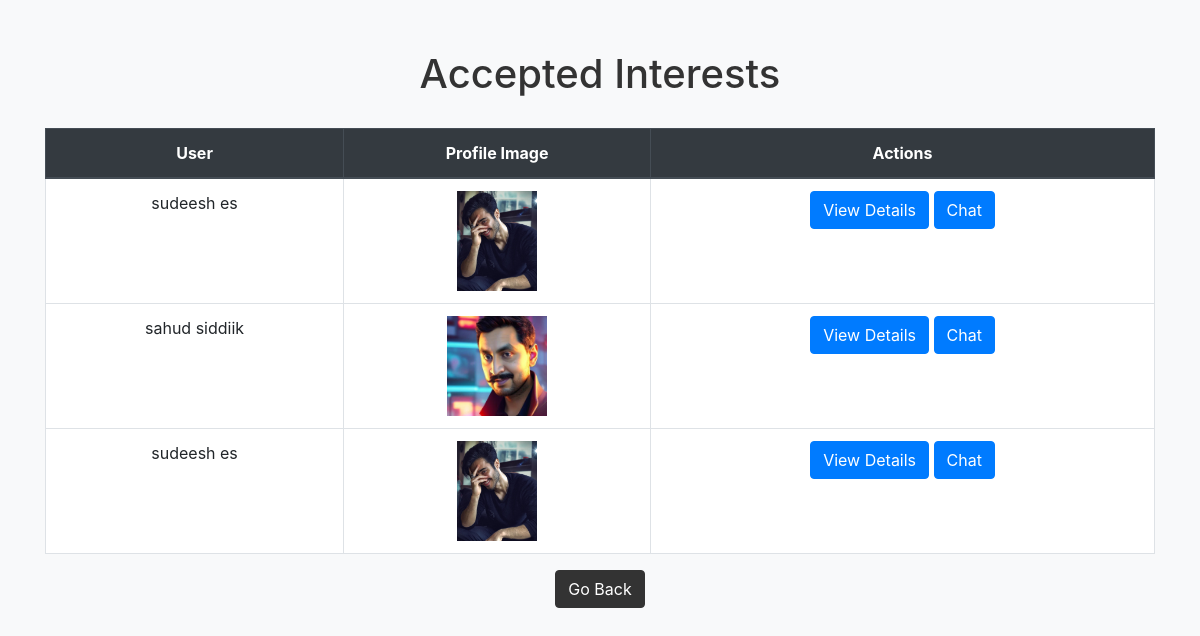
The page /matint/accepted_interests/ (signed in) on the database its author committed.
### matint/models.py (models this page shows, shortened)
class Interest(models.Model):
    PENDING = 'pending'
    ACCEPTED = 'accepted'
    REJECTED = 'rejected'
    STATUS_CHOICES = [
        (PENDING, 'Pending'),
        (ACCEPTED, 'Accepted'),
        (REJECTED, 'Rejected'),
    ]
    receiver = models.ForeignKey(User, on_delete=models.CASCADE, related_name='received_interests')
    sender = models.ForeignKey(User, on_delete=models.CASCADE, related_name='sent_interests')
    status = models.CharField(max_length=20, choices=STATUS_CHOICES, default=PENDING)
    message = models.TextField(blank=True)
    created_at = models.DateTimeField(default=timezone.now)
    updated_at = models.DateTimeField(auto_now=True)
    from django.db import models

### matrimony/models.py (models this page shows, shortened)
class PersonalDetails(models.Model):
    user = models.OneToOneField(User, on_delete=models.CASCADE)  # Create a one-to-one relationship with the User model
    first_name = models.CharField(max_length=100)
    middle_name = models.CharField(max_length=100,blank=True, null=True)
    last_name = models.CharField(max_length=100)
    gender = models.CharField(max_length=10)
    birth_place = models.CharField(max_length=100)
    address = models.CharField(max_length=100)
    date_of_birth = models.DateField()
    blood_group = models.CharField(max_length=10)
    phone_number = models.CharField(max_length=15,unique=True)
    profile_image = models.ImageField(upload_to='profile_images/', blank=True, null=True)  # Define the profile image field
    mother_tongue = models.CharField(max_length=100)
    religion = models.CharField(max_length=100)
    sector = models.CharField(max_length=100)
    perso_fill = models.BooleanField(default=False)
    marital_status = models.CharField(max_length=100)
    about_you = models.TextField(blank=True)
    aadhar_card = models.FileField(upload_to='aadhar_cards/', blank=True, null=True)
    aadhar_valid = models.BooleanField(default=True)
    hobbies = models.ManyToManyField(Hobby, blank=True,null=True)

### matint/views.py (the view)
# urls.py: path('accepted_interests/', views.accepted_interests_view, name='accepted_interests'),
@never_cache
@login_required(login_url='accounts:login')
def accepted_interests_view(request):
    blocked_users = BlockedUser.objects.filter(user=request.user).values_list('blocked_user_id', flat=True)
    not_interested_users = NotInterested.objects.filter(user=request.user).values_list('not_interested_user_id', flat=True)
    excluded_users = list(blocked_users) + list(not_interested_users)
    accepted_interests = Interest.objects.filter(
        receiver=request.user,
        status=Interest.ACCEPTED
    ).exclude(
        Q(sender_id__in=excluded_users) | Q(sender=request.user)
    )
    return render(request, 'matint/accepted_interests.html', {
        'accepted_interests': accepted_interests,
    })

### matint/templates/matint/accepted_interests.html (shortened to what this page needs)
{% load static %}
<!DOCTYPE html>
<html lang="en">
<head>
    <link rel="stylesheet" href="https://maxcdn.bootstrapcdn.com/bootstrap/4.5.2/css/bootstrap.min.css">
</head>
<body>
<div class="container">
    <h1>Accepted Interests</h1>
    <div class="row">
        <div class="col-md-12">
            <table class="table table-bordered">
                <thead class="thead-dark">
                    <tr>
                        <th>User</th>
                        <th>Profile Image</th>
                        <th>Actions</th>
                    </tr>
                </thead>
                <tbody>
                    {% for accepted_interest in accepted_interests %}
                        <tr>
                            <td>{{ accepted_interest.sender.personaldetails.first_name }} {{ accepted_interest.sender.personaldetails.last_name }}</td>
                            <td>
                                {% if accepted_interest.sender.personaldetails.profile_image %}
                                    <img src="{{ accepted_interest.sender.personaldetails.profile_image.url }}" alt="Profile Image" style="max-width: 100px; max-height: 100px;">
                                {% else %}
                                    No Image
                                {% endif %}
                            </td>
                            <td class="profile-buttons">
                                <div class="row no-gutters">
                                    <div class="col text-center">
                                        <a href="{% url 'matrimony:user_detail' user_id=accepted_interest.sender.id %}" class="btn btn-primary">View Details</a>
                                        <a href="{% url 'matchat:chat' receiver_id=accepted_interest.sender.id %}" class="btn btn-primary">Chat</a>
                                    </div>
                                </div>
                            </td>
                        </tr>
                    {% empty %}
                        <tr>
                            <td colspan="3">No accepted interests</td>
                        </tr>
                    {% endfor %}
                </tbody>
            </table>
            <div class="center-button">
                <a href="{% url 'matrimony:myprofile' %}" class="btn btn-primary btn-back">Go Back</a>
            </div>
        </div>
    </div>
</div>
</body>
</html>

### matint/templates/matint/accepted_interests.html (style rules this page uses)
body { background-color: #f8f9fa; }
.container { margin-top: 50px; }
h1 { text-align: center; margin-bottom: 30px; color: #333; }
table { background-color: #fff; }
th, td { text-align: center; }
.center-button { text-align: center; }
.btn-back { background-color: #333; color: #fff; border-color: #333; }
.profile-buttons { margin-top: 10px; }
.no-gutters { margin-right: 0; margin-left: 0; }

### rows shown on the page
Interest: sender.personaldetails.first_name "sudeesh", sender.personaldetails.last_name "es", sender.personaldetails.profile_image (picture)
Interest: sender.personaldetails.first_name "sahud", sender.personaldetails.last_name "siddiik", sender.personaldetails.profile_image (picture)
Interest: sender.personaldetails.first_name "sudeesh", sender.personaldetails.last_name "es", sender.personaldetails.profile_image (picture)
